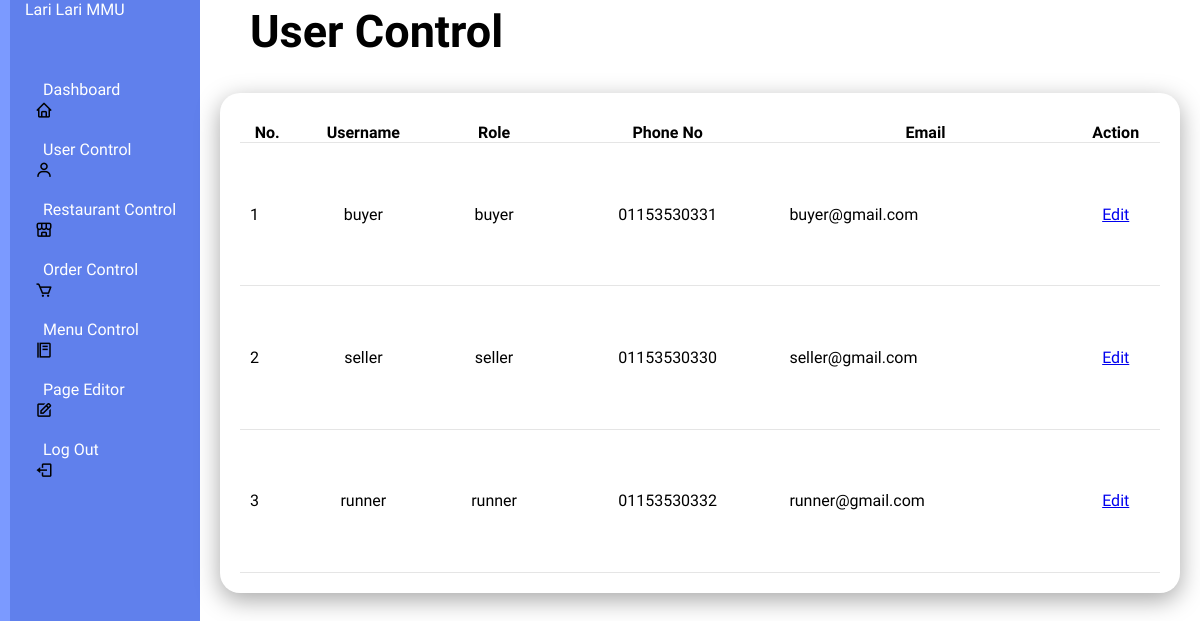
The page /usercontrol on the database as committed earlier.
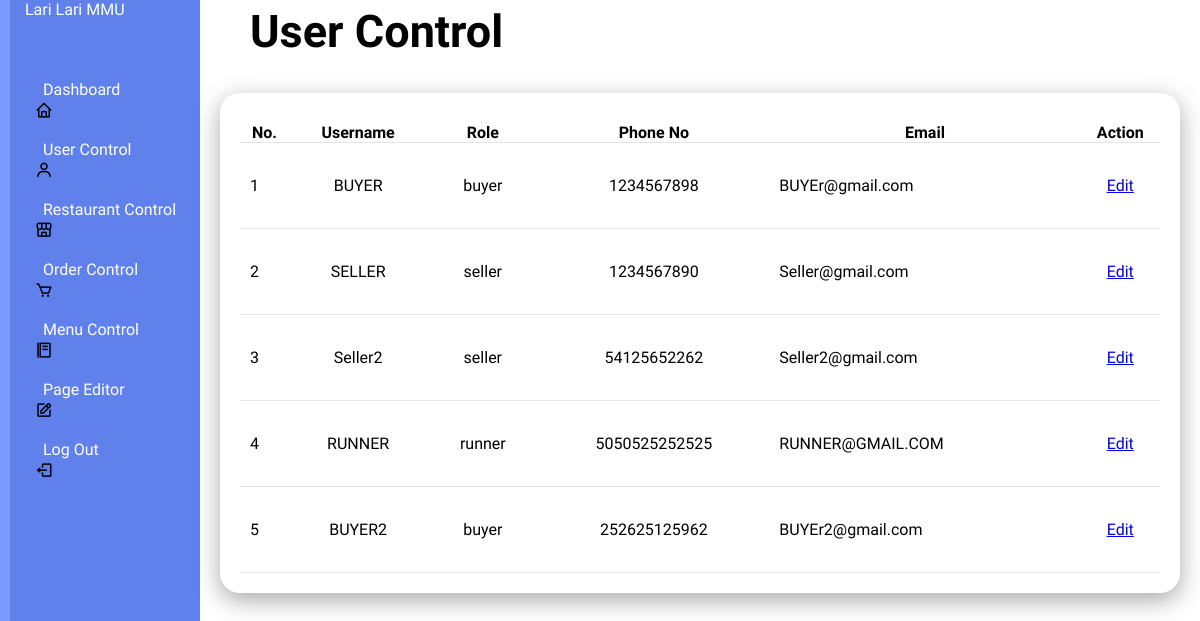
The same page on the database as committed later.
### tables this page shows
CREATE TABLE users (
            id INTEGER PRIMARY KEY AUTOINCREMENT,
            name TEXT NOT NULL,
            email UNIQUE NOT NULL,
            username UNIQUE NOT NULL,
            password TEXT NOT NULL,
            role TEXT NOT NULL,
            phone_no UNIQUE NOT NULL
        );

### app.py (the view)
@app.route('/usercontrol')
def user_control():
    conn = get_db_connection()
    users = conn.execute('SELECT * FROM users').fetchall()
    conn.close()
    return render_template('usercontrol.html', users=users)

### app.py (called while the page is built)
def get_db_connection():
    con = sqlite3.connect(os.path.join(os.path.dirname(__file__), 'database.db'))
    con.row_factory = sqlite3.Row
    return con

### templates/usercontrol.html (shortened to what this page needs)
<!DOCTYPE html>
<html lang="en">
<head>
    <link rel="stylesheet" type="text/css" href="../static/style(admin2).css">
    <link rel="stylesheet" href="https://unpkg.com/boxicons@latest/css/boxicons.min.css">
        <link href="https://cdn.jsdelivr.net/npm/remixicon@4.3.0/fonts/remixicon.css" rel="stylesheet"/>
        <link rel="stylesheet" href="https://unpkg.com/aos@next/dist/aos.css" />
</head>
</head>
<body>
    <div class="admincontainer">
        <div class="navbar">
            <ul>
                <li><a href="#">Lari Lari MMU</a></li>
                <li><i class='bx bx-home'></i><a href="/admin">Dashboard</a></li>
                <li><i class='bx bx-user'></i><a href="/usercontrol">User Control</a></li>
                <li><i class='bx bx-store-alt'></i><a href="/restaurantcontrol">Restaurant Control</a></li>
                <li><i class='bx bx-cart'></i><a href="/ordercontrol">Order Control</a></li>
                <li><i class='bx bx-food-menu'></i><a href="/menucontrol">Menu Control</a></li>
                <li><i class='bx bx-edit'></i><a href="/pageEditor">Page Editor</a></li>
                <li><i class='bx bx-log-out'></i><a href="/logout">Log Out</a></li>
            </ul>
        </div>
    </div>
    <div class="admin-main">
        <div class="admin-header">
            <h2>User Control</h2>
        </div>
        <div class="admin-table">
            <div class="table-body">
                <table>
                    <thead>
                        <tr>
                            <th>No.</th>
                            <th>Username</th>
                            <th>Role</th>
                            <th>Phone No</th>
                            <th>Email</th>
                            <th>Action</th>
                        </tr>
                    </thead>
                    <tbody>
                        {% for user in users %}
                        <tr>
                            <td>{{ user.id }}</td>
                            <td>{{ user.username }}</td>
                            <td>{{ user.role }}</td>
                            <td>{{ user.phone_no }}</td>
                            <td>{{ user.email }}</td>
                            <td>
                                <a href="{{ url_for('edit_user', user_id=user.id) }}">Edit</a>
                            </td>
                        </tr>
                        {% endfor %}
                    </tbody>
                </table>
            </div>
        </div>
    </div>
</body>
</html>

### static/style(admin2).css (style rules this page uses)
* { padding: 0; margin: 0; box-sizing: border-box; font-family: "Protest Guerrilla", sans-serif; }
.admincontainer { position: relative; width: 100%; }
.navbar { position: fixed; width: 200px; height: 100%; background:#6080ec; border-left: 10px solid #7b9aff; transition: 0.5s; overflow: hidden; }
.navbar ul { position: absolute; top: 0; left: 0; width: 100%; }
.navbar ul li { display:flex; align-items: center; justify-content: center; position: relative; width: 100%; list-style: none; border-top-left-radius: 30px; border-bottom-left-radius: 30px; border-top-right-radius: 5px; border-bottom-right-radius: 5px; }
.navbar ul li:nth-child(1) { margin-bottom: 20px; pointer-events: none; }
.navbar ul li a { display: flex; align-items: center; position: relative; display: block; width: 100%; height: 60px; padding: 0 15px; text-decoration: none; color: white; }
.navbar i { position: relative; left: 25px; font-size: 18px; text-align: center; }
.admin-main { position: relative; width: calc(100% - 200px); left: 200px; min-height: 100vh; background-color: white; transition: 0.5s; }
.admin-header { position: relative; margin: 0 30px; padding: 5px 20px; justify-content: center; align-items: center; font-size: 30px; }
.admin-table { position: relative; width: 100%; padding: 20px; display: grid; width: 100%; grid-gap: 20px; margin-top: 10px; }
.admin-table .table-body { position: relative; display: grid; min-height: 500px; background: white; padding: 20px; box-shadow: 0 7px 25px rgba(0,0,0,0.35); border-radius: 20px; }
.admin-table table { width: auto; border-collapse: collapse; margin-top: 10px; }
.admin-table .table-body table tr { color: black; border-bottom: 1px solid rgba(0,0,0,0.1); }
.admin-table .table-body table tr td { padding: 10px; }
.admin-table .table-body table tr td:last-child { text-align: end; }
.admin-table .table-body table tr td:nth-child(2) { text-align: center; }
.admin-table .table-body table tr td:nth-child(3) { text-align: center; }
.admin-table .table-body table tr td:nth-child(4) { text-align: center; }
.admin-table .table-body table tr td:nth-child(6) { text-align: center; }

Rows that differ between the two databases and show on the page:
changed users id 1: username "buyer" → "BUYER"; phone_no "01153530331" → "1234567898"; email "buyer@gmail.com" → "BUYEr@gmail.com"
changed users id 2: username "seller" → "SELLER"; phone_no "01153530330" → "1234567890"; email "seller@gmail.com" → "Seller@gmail.com"
changed users id 3: username "runner" → "Seller2"; role "runner" → "seller"; phone_no "01153530332" → "54125652262"; email "runner@gmail.com" → "Seller2@gmail.com"
added users: id "4", username "RUNNER", role "runner", phone_no "5050525252525", email "RUNNER@GMAIL.COM"
added users: id "5", username "BUYER2", role "buyer", phone_no "252625125962", email "BUYEr2@gmail.com"
